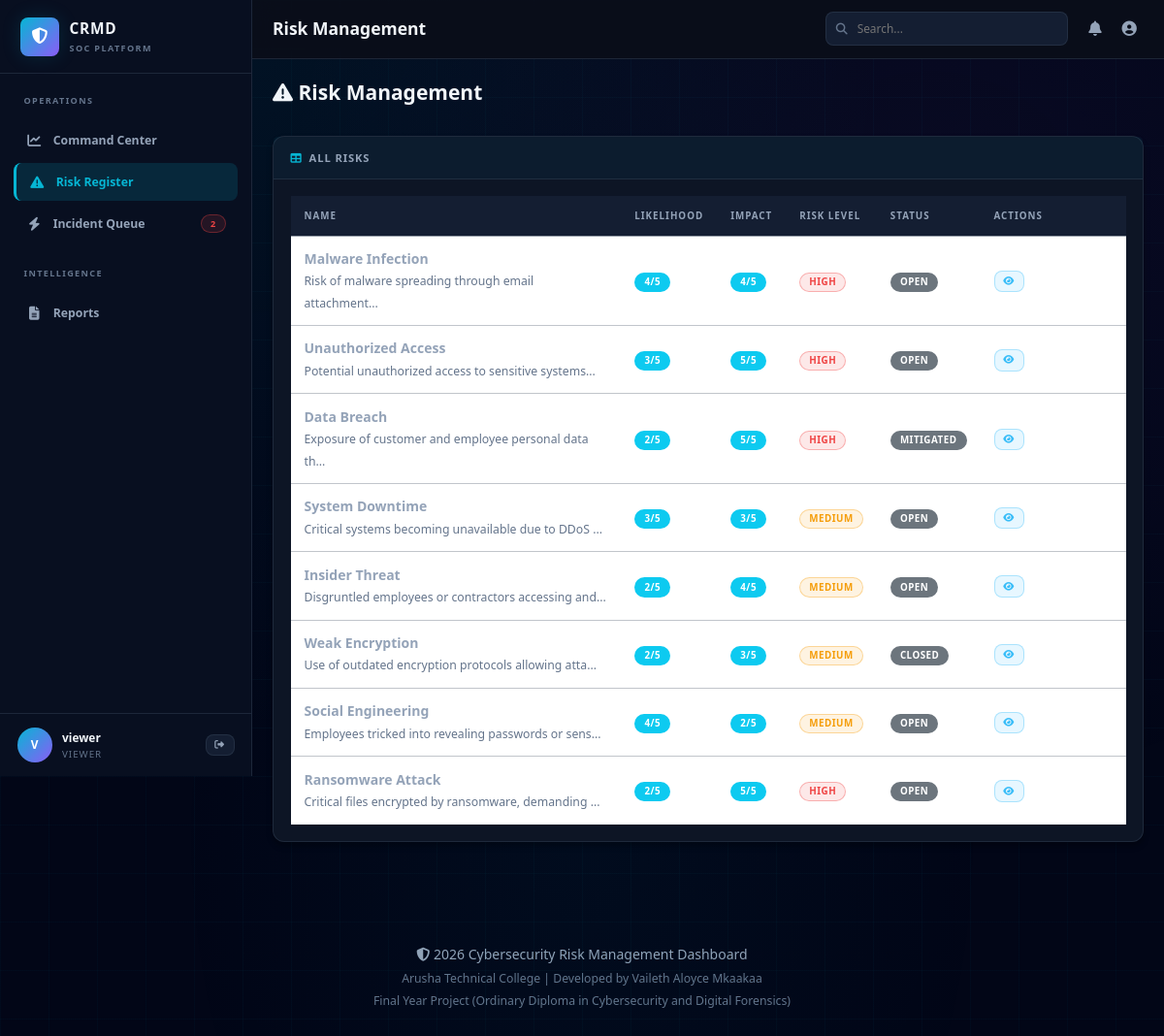
The page /risks.php (signed in) on the database its author committed.
### tables this page shows
CREATE TABLE risks (
    id INT PRIMARY KEY AUTO_INCREMENT,
    name VARCHAR(255) NOT NULL,
    description TEXT NOT NULL,
    likelihood INT NOT NULL CHECK (likelihood >= 1 AND likelihood <= 5),
    impact INT NOT NULL CHECK (impact >= 1 AND impact <= 5),
    risk_level ENUM('Low', 'Medium', 'High', 'Critical') NOT NULL,
    status ENUM('Open', 'Mitigated', 'Closed') NOT NULL DEFAULT 'Open',
    created_at TIMESTAMP DEFAULT CURRENT_TIMESTAMP,
    updated_at TIMESTAMP DEFAULT CURRENT_TIMESTAMP ON UPDATE CURRENT_TIMESTAMP,
    INDEX idx_status (status),
    INDEX idx_risk_level (risk_level)
);

### includes/functions.php (called while the page is built, shortened)
<?php
function get_all_risks($pdo) {
    try {
        $stmt = $pdo->prepare('
            SELECT * FROM risks
            ORDER BY created_at DESC
        ');
        $stmt->execute();
        return $stmt->fetchAll();
    } catch (PDOException $e) {
        error_log('Database Error: ' . $e->getMessage());
        return [];
    }
}
function esc($string) {
    return htmlspecialchars($string, ENT_QUOTES, 'UTF-8');
}
function get_risk_badge_class($level) {
    $classes = [
        'Critical' => 'badge-critical',
        'High' => 'badge-danger',
        'Medium' => 'badge-warning',
        'Low' => 'badge-success'
    ];
    return $classes[$level] ?? 'badge-secondary';
}
?>

### risks.php (the view, shortened to what this page needs)
<?php
require_once __DIR__ . '/config/database.php';
require_once __DIR__ . '/includes/functions.php';
require_once __DIR__ . '/includes/header.php';
$action = $_GET['action'] ?? 'list';
?>
<div class="row mb-4">
    <div class="col-lg-12">
        <div class="d-flex justify-content-between align-items-center">
            <h2><i class="fas fa-exclamation-triangle"></i> Risk Management</h2>
        </div>
    </div>
</div>
<?php if ($action === 'list'): ?>
    <div class="card">
        <div class="card-header">
            <i class="fas fa-table"></i> All Risks
        </div>
        <div class="card-body">
            <div class="table-responsive">
                <table class="table table-hover">
                    <thead>
                        <tr>
                            <th>Name</th>
                            <th>Likelihood</th>
                            <th>Impact</th>
                            <th>Risk Level</th>
                            <th>Status</th>
                            <th style="width: 150px;">Actions</th>
                        </tr>
                    </thead>
                    <tbody>
                        <?php
                        $risks = get_all_risks($pdo);
                        if (!empty($risks)):
                            foreach ($risks as $r):
                        ?>
                            <tr>
                                <td>
                                    <strong><?php echo esc($r['name']); ?></strong><br>
                                    <small class="text-muted"><?php echo substr(esc($r['description']), 0, 50) . '...'; ?></small>
                                </td>
                                <td>
                                    <span class="badge bg-info"><?php echo $r['likelihood']; ?>/5</span>
                                </td>
                                <td>
                                    <span class="badge bg-info"><?php echo $r['impact']; ?>/5</span>
                                </td>
                                <td>
                                    <span class="badge <?php echo get_risk_badge_class($r['risk_level']); ?>">
                                        <?php echo $r['risk_level']; ?>
                                    </span>
                                </td>
                                <td>
                                    <span class="badge bg-secondary"><?php echo $r['status']; ?></span>
                                </td>
                                <td>
                                    <a href="?action=view&id=<?php echo $r['id']; ?>" class="btn btn-sm btn-info">
                                        <i class="fas fa-eye"></i>
                                    </a>
                                </td>
                            </tr>
                        <?php
                            endforeach;
                        endif; ?>
                    </tbody>
                </table>
            </div>
        </div>
    </div>
<?php endif; ?>
<?php require_once __DIR__ . '/includes/footer.php'; ?>

### rows shown on the page
risks: name "Malware Infection", description "Risk of malware spreading through email attachment", likelihood "4", impact "4", risk_level "HIGH", status "OPEN"
risks: name "Unauthorized Access", description "Potential unauthorized access to sensitive systems", likelihood "3", impact "5", risk_level "HIGH", status "OPEN"
risks: name "Data Breach", description "Exposure of customer and employee personal data th", likelihood "2", impact "5", risk_level "HIGH", status "MITIGATED"
risks: name "System Downtime", description "Critical systems becoming unavailable due to DDoS", likelihood "3", impact "3", risk_level "MEDIUM", status "OPEN"
risks: name "Insider Threat", description "Disgruntled employees or contractors accessing and", likelihood "2", impact "4", risk_level "MEDIUM", status "OPEN"
risks: name "Weak Encryption", description "Use of outdated encryption protocols allowing atta", likelihood "2", impact "3", risk_level "MEDIUM", status "CLOSED"
risks: name "Social Engineering", description "Employees tricked into revealing passwords or sens", likelihood "4", impact "2", risk_level "MEDIUM", status "OPEN"
risks: name "Ransomware Attack", description "Critical files encrypted by ransomware, demanding", likelihood "2", impact "5", risk_level "HIGH", status "OPEN"

### other values the page prints
$openIncidents "2"
substr($_SESSION['username'] ?? 'U', 0, 1) "V"
$_SESSION['username'] "viewer"
$_SESSION['role'] "VIEWER"
$page_title "Risk Management"
